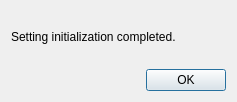
<?xml version="1.0" encoding="UTF-8"?>
<ui version="4.0">
 <class>SettingInitDialog</class>
 <widget class="QDialog" name="SettingInitDialog">
  <property name="geometry">
   <rect>
    <x>0</x>
    <y>0</y>
    <width>237</width>
    <height>102</height>
   </rect>
  </property>
  <property name="windowTitle">
   <string>Dialog</string>
  </property>
  <layout class="QGridLayout" name="gridLayout">
   <item row="0" column="0">
    <widget class="QLabel" name="label">
     <property name="text">
      <string>Setting initialization completed.</string>
     </property>
    </widget>
   </item>
   <item row="1" column="0">
    <widget class="QDialogButtonBox" name="buttonBox">
     <property name="orientation">
      <enum>Qt::Horizontal</enum>
     </property>
     <property name="standardButtons">
      <set>QDialogButtonBox::Ok</set>
     </property>
    </widget>
   </item>
  </layout>
 </widget>
 <resources/>
 <connections>
  <connection>
   <sender>buttonBox</sender>
   <signal>rejected()</signal>
   <receiver>SettingInitDialog</receiver>
   <slot>reject()</slot>
   <hints>
    <hint type="sourcelabel">
     <x>195</x>
     <y>120</y>
    </hint>
    <hint type="destinationlabel">
     <x>237</x>
     <y>156</y>
    </hint>
   </hints>
  </connection>
  <connection>
   <sender>buttonBox</sender>
   <signal>accepted()</signal>
   <receiver>SettingInitDialog</receiver>
   <slot>accept()</slot>
   <hints>
    <hint type="sourcelabel">
     <x>195</x>
     <y>114</y>
    </hint>
    <hint type="destinationlabel">
     <x>157</x>
     <y>156</y>
    </hint>
   </hints>
  </connection>
 </connections>
</ui>
